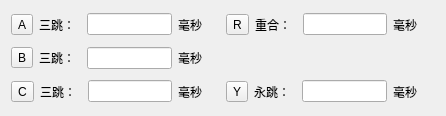
        <widget class="QWidget" name="tab_kg">
         <attribute name="title">
          <string>开关量</string>
         </attribute>
         <layout class="QGridLayout" name="gridLayout" rowstretch="1,1,1" columnstretch="1,1">
          <item row="0" column="0">
           <layout class="QHBoxLayout" name="horizontalLayout_23" stretch="1,1,2,1">
            <item>
             <widget class="QToolButton" name="toolButton">
              <property name="text">
               <string>A</string>
              </property>
             </widget>
            </item>
            <item>
             <widget class="QLabel" name="label_40">
              <property name="text">
               <string>三跳：</string>
              </property>
             </widget>
            </item>
            <item>
             <widget class="QLineEdit" name="lineEdit_19"/>
            </item>
            <item>
             <widget class="QLabel" name="label_41">
              <property name="text">
               <string>毫秒</string>
              </property>
             </widget>
            </item>
           </layout>
          </item>
          <item row="0" column="1">
           <layout class="QHBoxLayout" name="horizontalLayout_24" stretch="1,1,2,1">
            <item>
             <widget class="QToolButton" name="toolButton_2">
              <property name="text">
               <string>R</string>
              </property>
             </widget>
            </item>
            <item>
             <widget class="QLabel" name="label_42">
              <property name="text">
               <string>重合：</string>
              </property>
             </widget>
            </item>
            <item>
             <widget class="QLineEdit" name="lineEdit_20"/>
            </item>
            <item>
             <widget class="QLabel" name="label_43">
              <property name="text">
               <string>毫秒</string>
              </property>
             </widget>
            </item>
           </layout>
          </item>
          <item row="1" column="0">
           <layout class="QHBoxLayout" name="horizontalLayout_25" stretch="1,1,2,1">
            <item>
             <widget class="QToolButton" name="toolButton_3">
              <property name="text">
               <string>B</string>
              </property>
             </widget>
            </item>
            <item>
             <widget class="QLabel" name="label_44">
              <property name="text">
               <string>三跳：</string>
              </property>
             </widget>
            </item>
            <item>
             <widget class="QLineEdit" name="lineEdit_21"/>
            </item>
            <item>
             <widget class="QLabel" name="label_45">
              <property name="text">
               <string>毫秒</string>
              </property>
             </widget>
            </item>
           </layout>
          </item>
          <item row="1" column="1">
           <spacer name="verticalSpacer">
            <property name="orientation">
             <enum>Qt::Vertical</enum>
            </property>
            <property name="sizeHint" stdset="0">
             <size>
              <width>20</width>
              <height>38</height>
             </size>
            </property>
           </spacer>
          </item>
          <item row="2" column="0">
           <layout class="QHBoxLayout" name="horizontalLayout_26" stretch="1,1,2,1">
            <item>
             <widget class="QToolButton" name="toolButton_4">
              <property name="text">
               <string>C</string>
              </property>
             </widget>
            </item>
            <item>
             <widget class="QLabel" name="label_46">
              <property name="text">
               <string>三跳：</string>
              </property>
             </widget>
            </item>
            <item>
             <widget class="QLineEdit" name="lineEdit_22"/>
            </item>
            <item>
             <widget class="QLabel" name="label_47">
              <property name="text">
               <string>毫秒</string>
              </property>
             </widget>
            </item>
           </layout>
          </item>
          <item row="2" column="1">
           <layout class="QHBoxLayout" name="horizontalLayout_27" stretch="1,1,2,1">
            <item>
             <widget class="QToolButton" name="toolButton_5">
              <property name="text">
               <string>Y</string>
              </property>
             </widget>
            </item>
            <item>
             <widget class="QLabel" name="label_48">
              <property name="text">
               <string>永跳：</string>
              </property>
             </widget>
            </item>
            <item>
             <widget class="QLineEdit" name="lineEdit_23"/>
            </item>
            <item>
             <widget class="QLabel" name="label_49">
              <property name="text">
               <string>毫秒</string>
              </property>
             </widget>
            </item>
           </layout>
          </item>
         </layout>
        </widget>
